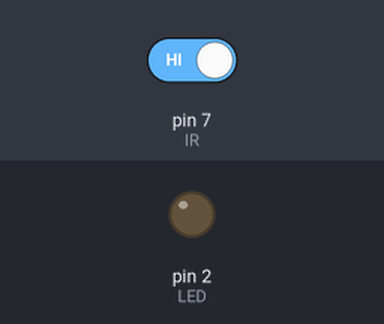
This sketch was run on a simulated Arduino Uno, built with avr-gcc and run on an emulated ATmega328P. Shown: output pins drawn as LEDs (lit = HIGH). The test bench sets the inputs (shaded band); at power-on: pin 7 (IR) HIGH.

Above: at 1.2 s.
1.3 s: pin 7 (IR) driven LOW
At 2.5 s:
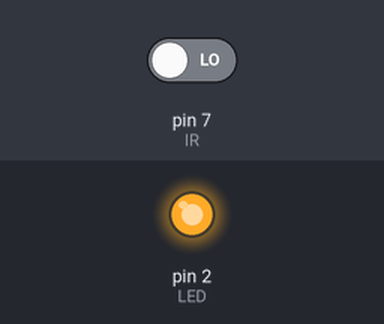
2.8 s: pin 7 (IR) driven HIGH
At 3.8 s:
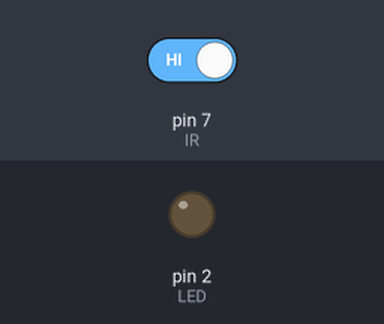
Timing chart, 0 to 5.8 s (numbered marks = the images above; inputs shaded):
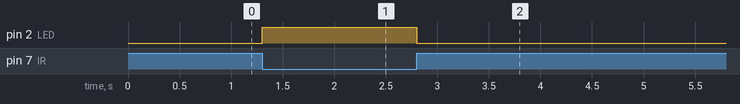

Measured:
- after the input at 1.3 s, pin 2 (LED): LOW → HIGH at once
- after the input at 2.8 s, pin 2 (LED): HIGH → LOW at once

The sketch:

exp25_ir_controlled_led.ino
```cpp
const int IR = 7;    // IR sensor OUT pin connected to D7
const int LED = 2;   // LED connected to D2

void setup() {
  pinMode(IR, INPUT);
  pinMode(LED, OUTPUT);
}

void loop() {
  if (digitalRead(IR) == LOW) {
    digitalWrite(LED, HIGH);   // Object detected: LED ON
  } else {
    digitalWrite(LED, LOW);    // No object: LED OFF
  }
}
```
